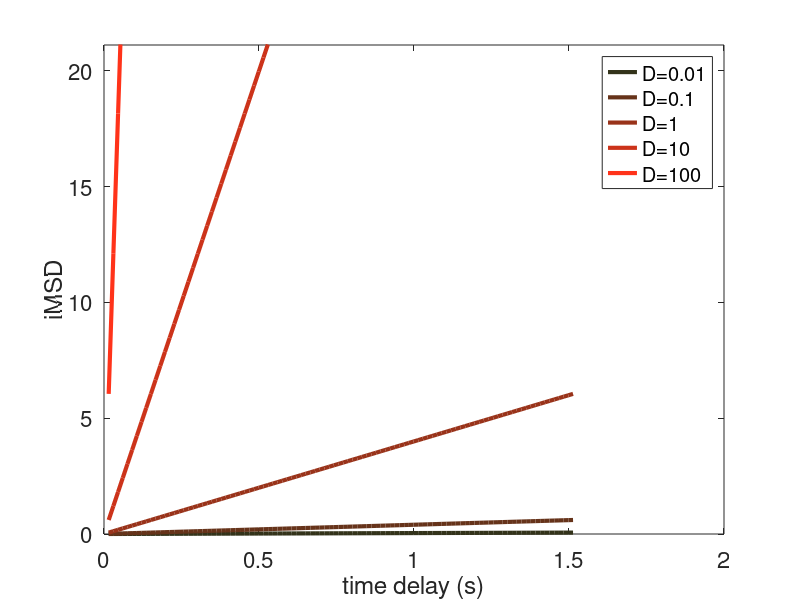

Reproduce this figure in MATLAB.
clear all
close all
%time delay
%frame rate in s
frame_rate = 0.01513;
tau = (1:100).*frame_rate;

%max MSD can be determined
pixel_size = 0.66;
total_pixel = 32;
maxMSD = pixel_size*total_pixel;

for i = 1:5
    diff = power(10,i-3);
    v = 0;
    iMSD = tau*4*diff+v.^2*tau.^2;    
    plot(tau,iMSD,'linewidth',3,'color',[double(i)/5 0.2 0.1]);
    ylim([0 maxMSD])
    str{i} = strcat('D=',num2str(diff));
    hold on
end
legend(str)
xlabel('time delay (s)')
ylabel('iMSD')
set(gca,'FontSize',16)